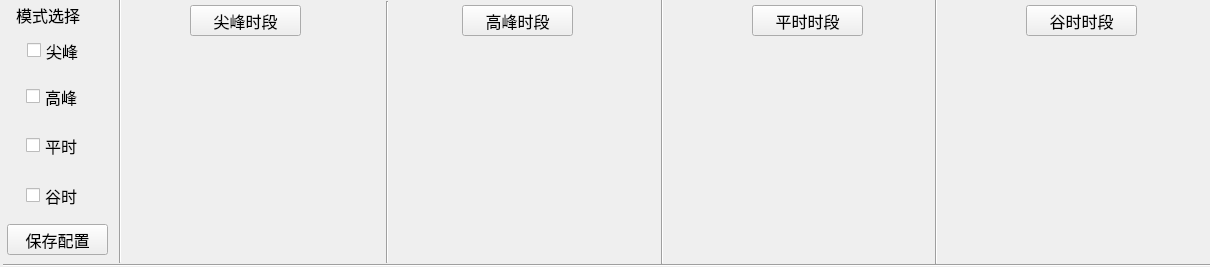
<?xml version="1.0" encoding="UTF-8"?>
<ui version="4.0">
 <class>Form</class>
 <widget class="QWidget" name="Form">
  <property name="geometry">
   <rect>
    <x>0</x>
    <y>0</y>
    <width>1210</width>
    <height>267</height>
   </rect>
  </property>
  <property name="windowTitle">
   <string>分时时段配置</string>
  </property>
  <widget class="QPushButton" name="pushButton">
   <property name="geometry">
    <rect>
     <x>7</x>
     <y>224</y>
     <width>101</width>
     <height>31</height>
    </rect>
   </property>
   <property name="font">
    <font>
     <pointsize>12</pointsize>
    </font>
   </property>
   <property name="styleSheet">
    <string notr="true"/>
   </property>
   <property name="text">
    <string>保存配置</string>
   </property>
  </widget>
  <widget class="Line" name="line">
   <property name="geometry">
    <rect>
     <x>3</x>
     <y>255</y>
     <width>1301</width>
     <height>20</height>
    </rect>
   </property>
   <property name="orientation">
    <enum>Qt::Horizontal</enum>
   </property>
  </widget>
  <widget class="QLabel" name="label_4">
   <property name="geometry">
    <rect>
     <x>16</x>
     <y>-1</y>
     <width>81</width>
     <height>31</height>
    </rect>
   </property>
   <property name="font">
    <font>
     <family>宋体</family>
     <pointsize>12</pointsize>
    </font>
   </property>
   <property name="text">
    <string>模式选择</string>
   </property>
  </widget>
  <widget class="Line" name="line_2">
   <property name="geometry">
    <rect>
     <x>110</x>
     <y>-118</y>
     <width>20</width>
     <height>381</height>
    </rect>
   </property>
   <property name="orientation">
    <enum>Qt::Vertical</enum>
   </property>
  </widget>
  <widget class="QCheckBox" name="checkBox_4">
   <property name="geometry">
    <rect>
     <x>26</x>
     <y>86</y>
     <width>71</width>
     <height>21</height>
    </rect>
   </property>
   <property name="font">
    <font>
     <pointsize>12</pointsize>
    </font>
   </property>
   <property name="text">
    <string>高峰</string>
   </property>
  </widget>
  <widget class="QCheckBox" name="checkBox_5">
   <property name="geometry">
    <rect>
     <x>26</x>
     <y>135</y>
     <width>61</width>
     <height>21</height>
    </rect>
   </property>
   <property name="font">
    <font>
     <pointsize>12</pointsize>
    </font>
   </property>
   <property name="text">
    <string>平时</string>
   </property>
  </widget>
  <widget class="QCheckBox" name="checkBox_6">
   <property name="geometry">
    <rect>
     <x>26</x>
     <y>185</y>
     <width>61</width>
     <height>21</height>
    </rect>
   </property>
   <property name="font">
    <font>
     <pointsize>12</pointsize>
    </font>
   </property>
   <property name="text">
    <string>谷时</string>
   </property>
  </widget>
  <widget class="Line" name="line_3">
   <property name="geometry">
    <rect>
     <x>120</x>
     <y>-11</y>
     <width>1161</width>
     <height>20</height>
    </rect>
   </property>
   <property name="orientation">
    <enum>Qt::Horizontal</enum>
   </property>
  </widget>
  <widget class="QCheckBox" name="checkBox_7">
   <property name="geometry">
    <rect>
     <x>27</x>
     <y>40</y>
     <width>61</width>
     <height>21</height>
    </rect>
   </property>
   <property name="font">
    <font>
     <pointsize>12</pointsize>
    </font>
   </property>
   <property name="text">
    <string>尖峰</string>
   </property>
  </widget>
  <widget class="Line" name="line_4">
   <property name="geometry">
    <rect>
     <x>1240</x>
     <y>-93</y>
     <width>20</width>
     <height>381</height>
    </rect>
   </property>
   <property name="orientation">
    <enum>Qt::Vertical</enum>
   </property>
  </widget>
  <widget class="Line" name="line_5">
   <property name="geometry">
    <rect>
     <x>377</x>
     <y>1</y>
     <width>20</width>
     <height>262</height>
    </rect>
   </property>
   <property name="orientation">
    <enum>Qt::Vertical</enum>
   </property>
  </widget>
  <widget class="Line" name="line_6">
   <property name="geometry">
    <rect>
     <x>652</x>
     <y>-1</y>
     <width>20</width>
     <height>265</height>
    </rect>
   </property>
   <property name="orientation">
    <enum>Qt::Vertical</enum>
   </property>
  </widget>
  <widget class="Line" name="line_8">
   <property name="geometry">
    <rect>
     <x>926</x>
     <y>-1</y>
     <width>20</width>
     <height>265</height>
    </rect>
   </property>
   <property name="orientation">
    <enum>Qt::Vertical</enum>
   </property>
  </widget>
  <widget class="QPushButton" name="pushButton_2">
   <property name="geometry">
    <rect>
     <x>190</x>
     <y>5</y>
     <width>111</width>
     <height>31</height>
    </rect>
   </property>
   <property name="font">
    <font>
     <pointsize>12</pointsize>
    </font>
   </property>
   <property name="text">
    <string>尖峰时段</string>
   </property>
  </widget>
  <widget class="QPushButton" name="pushButton_3">
   <property name="geometry">
    <rect>
     <x>462</x>
     <y>5</y>
     <width>111</width>
     <height>31</height>
    </rect>
   </property>
   <property name="font">
    <font>
     <pointsize>12</pointsize>
    </font>
   </property>
   <property name="text">
    <string>高峰时段</string>
   </property>
  </widget>
  <widget class="QPushButton" name="pushButton_4">
   <property name="geometry">
    <rect>
     <x>752</x>
     <y>5</y>
     <width>111</width>
     <height>31</height>
    </rect>
   </property>
   <property name="font">
    <font>
     <pointsize>12</pointsize>
    </font>
   </property>
   <property name="text">
    <string>平时时段</string>
   </property>
  </widget>
  <widget class="QPushButton" name="pushButton_5">
   <property name="geometry">
    <rect>
     <x>1026</x>
     <y>5</y>
     <width>111</width>
     <height>31</height>
    </rect>
   </property>
   <property name="font">
    <font>
     <pointsize>12</pointsize>
    </font>
   </property>
   <property name="text">
    <string>谷时时段</string>
   </property>
  </widget>
  <widget class="Line" name="line_7">
   <property name="geometry">
    <rect>
     <x>6</x>
     <y>-71</y>
     <width>1301</width>
     <height>20</height>
    </rect>
   </property>
   <property name="orientation">
    <enum>Qt::Horizontal</enum>
   </property>
  </widget>
 </widget>
 <resources/>
 <connections/>
</ui>
